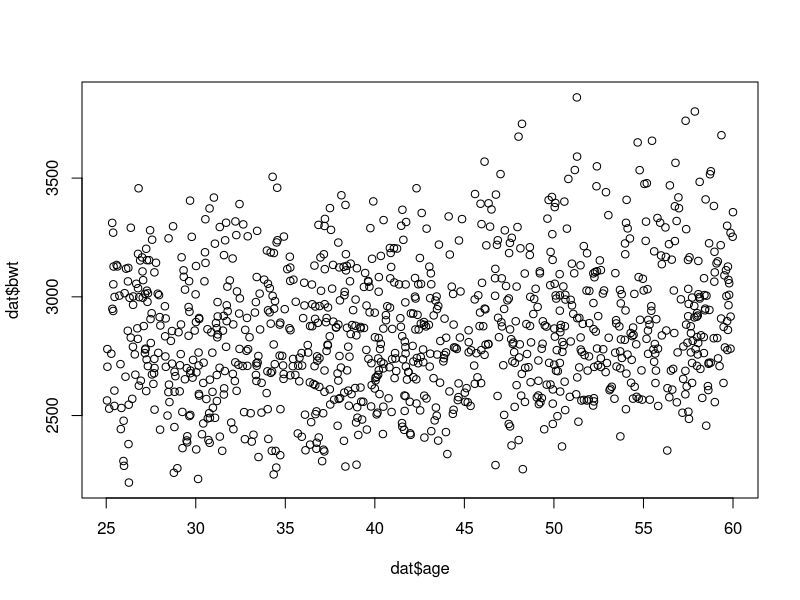

This chart was generated by the following R code: (Note: this script raises an error after producing the figure.)
## ---- chunk 1
knitr::opts_chunk$set(echo = TRUE)
## ---- chunk 2
## simulation data ####################
generate_data <- function(n) {
  # draw age
  age    = runif(n, min = 25, max = 60)
  # draw income
  income = rbeta(n, shape1 = 2, shape2 = 3.46, ncp = 0)*100000 + (age*500) - 15000
  # draw bwt
  bwt    = 2450 + (income/1000)*14 - age*(2) + rnorm(n, mean = -100, sd = 100)
  
  # return data.frame object
  return(data.frame(age, income, bwt))
}

# generate_data()
set.seed(1)
dat <- generate_data(n = 1000)

## explore data #######################
summary(dat)
head(dat)
plot(dat$age, dat$bwt)

## regression 1 #######################
ols.fit <- lm(bwt ~ age, data = dat)
summary(ols.fit)

## regression 2 #######################
ols.fit_squared <- lm(bwt ~ age + I(age^2), data = dat)
summary(ols.fit_squared)

## regression 3 #######################
ols.fit_income <- lm(bwt ~ age + income, data = dat)
summary(ols.fit_income)
## ---- chunk 3
library(ggplot2)
library(dplyr)
library(ggsci)
library(reshape2)
library(tidyr)
library(data.table)

# load data
set.seed(1)
dat <- generate_data(n = 1000)

# fits
ols.fit <- lm(bwt ~ age, data = dat)
ols.fit_squared <- lm(bwt ~ age + I(age^2), data = dat)
ols.fit_income <- lm(bwt ~ age + income, data = dat)

# predictions according to each model
pred.dat <- dat
pred.dat <- 
  pred.dat %>% 
  mutate(income = mean(income))

pred.dat$yhat_ols1 <- predict(ols.fit, newdata = pred.dat, se.fit = FALSE, "response")
pred.dat$yhat_ols2 <- predict(ols.fit_squared, newdata = pred.dat, se.fit = FALSE, "response")
pred.dat$yhat_ols3 <- predict(ols.fit_income, newdata = pred.dat, se.fit = FALSE, "response")

# convert to long dataset for plotting
id.vars <- c("age", "income", "bwt")
measure.vars <- 
  list(
    prediction = c('yhat_ols1', 'yhat_ols2', 'yhat_ols3')
  )
pred.dat.long <- 
  reshape2::melt(
    setDT(pred.dat),
    id.vars = id.vars,
    measure.vars = measure.vars,
    variable.name = "Model: ")
pred.dat.long$`Model: ` <- factor(
  pred.dat.long$`Model: `,
  labels = c("OLS, bwt ~ age", 
             "OLS, bwt ~ age + I(age^2)",
             "OLS, bwt ~ age + income")
)

# plot using ggplot2
ggplot(pred.dat.long[1:3000,], 
       aes(x = age, y = bwt, color = `Model: `, group = `Model: `)) + 
  geom_point(color = "black", shape = 21, alpha = 0.2) + 
  geom_line(aes(x = age, y = value), size = 1) + 
  theme_bw() + 
  scale_color_futurama() + 
  theme(legend.position = "bottom")
